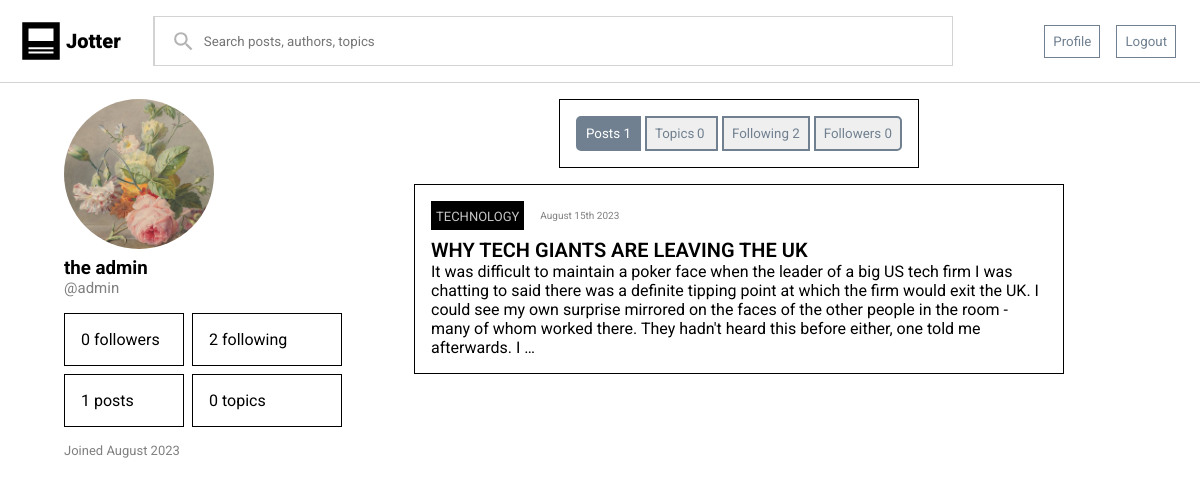
The page /accounts/profile/admin/ (signed in) on the database its author committed.
### accounts/models.py (models this page shows, shortened)
class CustomUser(AbstractUser):
    bio = models.TextField(max_length=500, blank=True)
    following = models.ManyToManyField('self', blank=True, symmetrical=False, related_name="followers", through='FollowerRelation')
    socialLinks = models.TextField(blank=True)
    topics = models.ManyToManyField(Topic, blank=True, related_name='subscribers')

### blog/models.py (models this page shows, shortened)
class Post(models.Model):
    uuid = models.UUIDField(default=uuid4, auto_created=True)
    author = models.ForeignKey(settings.AUTH_USER_MODEL, on_delete=models.CASCADE)
    topic = models.ForeignKey(Topic, on_delete=models.CASCADE)
    title = models.CharField(max_length=150)
    text = models.TextField()
    dateAdded = models.DateTimeField(auto_now_add=True)
    slug = models.SlugField(null=False)
    tags = models.CharField(max_length=50)
    class Meta:
        ordering = ('-dateAdded',)

class Topic(models.Model):
    title = models.CharField(max_length=25)
    uuid = models.UUIDField(default=uuid4)
    def __str__(self):
        return self.title

### accounts/views.py (the view)
# urls.py: path('profile/<str:username>/', Profile.as_view(), name="profile"),
@method_decorator(login_required, name="dispatch")
class Profile(DetailView):
    model = CustomUser
    slug_field = 'username'
    slug_url_kwarg = 'username'
    template_name = 'registration/profile.html'
    def get(self, request, *args, **kwargs):
        profile = super(Profile, self).get_object()
        posts = profile.post_set.all()
        comments = profile.comment_set.all()
        topics = profile.topics.all()
        followers = profile.followers.all()
        following = profile.following.all()
        follow = False
        if request.user in profile.followers.all():
            follow = True
        context = {'profile': profile, 'posts': posts, 'comments': comments, 'topics': topics, 'follow': follow, 'followers': followers, 'following': following}
        return render(request, self.template_name, context)

### accounts/templates/registration/profile.html (shortened to what this page needs)
{% extends "blog/base.html" %}
{% load static %}
{% block staticfiles %}
<link rel="stylesheet" href="{% static 'blog/css/blogPost.css' %}">
<link rel="stylesheet" href="{% static 'accounts/css/profile.css' %}">
<link rel="stylesheet" href="{% static 'accounts/css/topicTab.css' %}">
<link rel="stylesheet" href="{% static 'accounts/css/profileTab.css' %}">
{% endblock staticfiles %}
{% block content %}
<div class="profile">
    <div class="sidebar">
        <div class="profileImage"></div>
        <h3 class="name">{{ profile.get_full_name }}</h3>
        <p class="handle">@{{ profile.username }}</p>
        <div class="stats">
            <div class="followers">{{ followers|length }} followers</div>
            <div class="following">{{ following|length }} following</div>
            <div class="posts">{{ posts|length }} posts</div>
            <div class="topics">{{ topics|length }} topics</div>
        </div>
        <div class="joined">Joined {{ profile.date_joined|date:"F o" }}</div>
    </div>
    <div class="main">
        <div class="profileNavbar">
            <ul>
                <li>
                    <button class="posts selected">
                        Posts
                        <span class="badge">{{ posts|length }}</span>
                    </button>
                </li>
                <li>
                    <button class="topics">
                        Topics
                        <span class="badge">{{ topics|length }}</span>
                    </button>
                </li>
                <li>
                    <button class="following">
                        Following
                        <span class="badge">{{ following|length }}</span>
                    </button>
                </li>
                <li>
                    <button class="followers">
                        Followers
                        <span class="badge">{{ followers|length }}</span>
                    </button>
                </li>
            </ul>
        </div>
        <div class="content">
            <div class="posts">
                {% for post in posts %}
                {% include 'blog/blogPost.html' %}
                {% endfor %}
            </div>
        </div>
    </div>
</div>
{% endblock content %}

### blog/templates/blog/blogPost.html
{% load static %}
<div class="post">
    <div class="header">
        <div class="topic"><a href="{% url 'blog:topicDetail' post.topic.uuid %}">{{ post.topic|upper }}</a></div>
        <div class="time">{{ post.dateAdded|date:"F jS o" }}</div>
    </div>
    <div class="title"><a href="{% url 'blog:postDetail' post.slug %}">{{ post.title|upper }}</a></div>
    <div class="content">{{ post.text|truncatewords:70 }}</div>
</div>

### blog/static/blog/css/base.css (style rules this page uses)
* { margin: 0; box-sizing: border-box; font-family: 'Roboto', sans-serif; }
body { width: 100vw; }
a { text-decoration: none; color: black; }
.main { padding: 8px 64px; width: 100%; }

### blog/static/blog/css/blogPost.css (style rules this page uses)
.post { border: 1px solid black; display: flex; flex-direction: column; margin: 8px; padding: 16px; }
.post > .header { display: flex; flex-direction: row; gap: 16px; margin-bottom: 8px; align-items: center; }
.title { font-weight: 600; font-size: 20px; }
.topic { border: 1px solid black; padding: 4px; background-color: black; }
.topic a { color: rgb(197, 197, 197); font-size: 13px; }
.time { font-size: 10px; color: grey; }

### accounts/static/accounts/css/profile.css (style rules this page uses)
.profile { display: flex; flex-direction: row; }
.profileImage { background-image: url('../img/profile.jpg'); background-position: center; background-size: cover; width: 150px; height: 150px; border-radius: 50%; margin: 8px 0; }
.handle { font-size: 15px; color: grey; }
.stats { margin: 16px 0; display: grid; grid-template-columns: 120px 150px; gap: 8px; }
.stats > * { border: 1px solid black; padding: 16px; }
.joined { font-size: 13px; color: grey; }
.main { width: 100%; }
.main ul { list-style-type: none; display: flex; flex-direction: row; gap: 4px; border: 1px solid black; padding: 16px; }
ul > li > button { border-radius: 0; border: 2px solid slategray; color: slategray; }
ul > li:first-child > button { border-radius: 5px 0 0 5px; }
ul > li:last-child > button { border-radius: 0 5px 5px 0; }
.profileNavbar { display: flex; flex-direction: row; justify-content: center; margin-bottom: 16px; }
.profileNavbar button { padding: 8px; transition: background-color 0.3s ease-in-out; }
button.selected { background-color: slategray; color: white; border: 2px solid slategray; }
.topics { display: grid; grid-template-columns: 50% 50%; gap: 6px; }

### accounts/static/accounts/css/profileTab.css (style rules this page uses)
* { box-sizing: border-box; }

### rows shown on the page
CustomUser: get_full_name "the admin", username "admin", date_joined "August 2023"
Post: topic "TECHNOLOGY", dateAdded "August 15th 2023", title "WHY TECH GIANTS ARE LEAVING THE UK", text "It was difficult to maintain a poker face when the leader of a big US tech firm I was chatting to said there was a definite tipping point at which the firm would exit the UK. I could see my own surprise mirrored on the faces of the other people in the room - many of whom worked there. They hadn't heard this before either, one told me afterwards. I …"

### other values the page prints
{{ followers|length }} "0"
{{ following|length }} "2"
{{ posts|length }} "1"
{{ topics|length }} "0"
